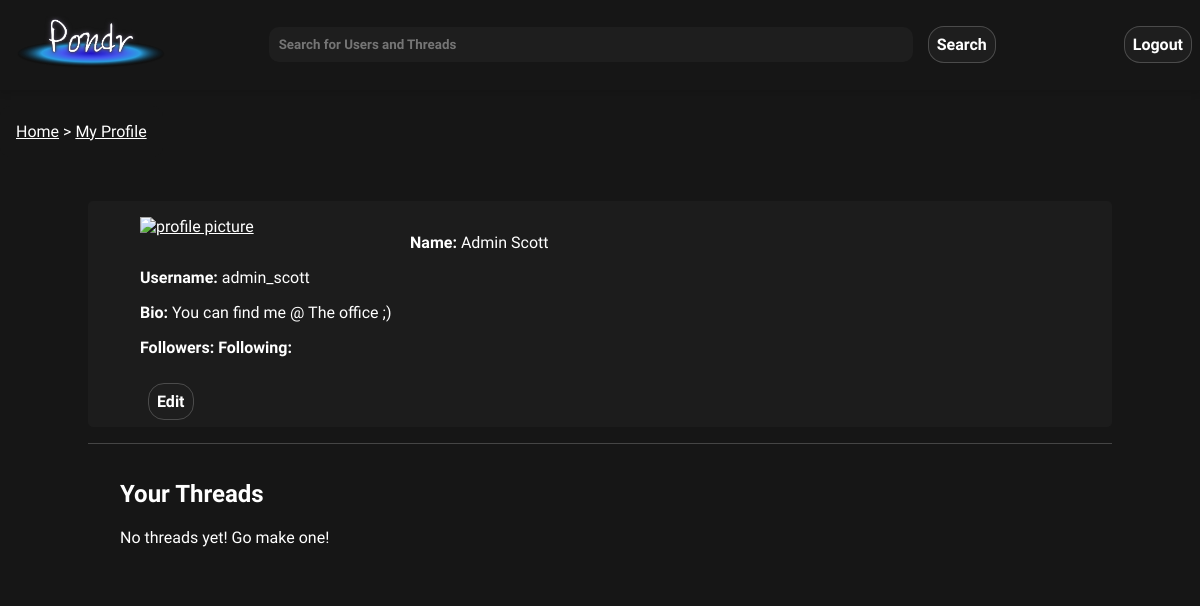
The page /pages/my_profile.php (signed in) on the database its author committed.
### tables this page shows
CREATE TABLE users (
    userId INT AUTO_INCREMENT,
    utype BIT(1) NOT NULL,  
    fName VARCHAR(255) NOT NULL,
    lName VARCHAR(255) NOT NULL,
    uName VARCHAR(255) NOT NULL UNIQUE,
    email VARCHAR(255) NOT NULL UNIQUE,
    pass VARCHAR(255) NOT NULL,
    bio VARCHAR(1000) NOT NULL,  
    pfp VARCHAR(255),
    recoveryKey VARCHAR(255) NOT NULL,
    PRIMARY KEY(userId)
);

### public/pages/my_profile.php (the view, shortened to what this page needs)
<!DOCTYPE html>
<html lang="en">
    <head>
        <link rel="stylesheet" href="../css/styles.css">
        <link rel="stylesheet" href="../css/profile.css">
    </head>
    <body>
        <?php require_once '../scripts/header.php';  ?>
        <?php require_once '../scripts/breadcrumbs.php'; ?>
        <main class="column-container margin-down">
            <section class="profile-container">
                <?php
                $sql = "SELECT fName,lName,uName,bio,pfp FROM users WHERE userId = ?";
                $prstmt = $conn->prepare($sql);
                $prstmt->bind_param("i", $uid);
                $prstmt->execute();
                $prstmt->bind_result($fName, $lName, $uName, $bio, $pfp);
                if ($prstmt->fetch()) {
                    echo " <div class=\"profile-img\">";
                    echo "<a href=\"$pfp\"><img src=\"$pfp\" alt=\"profile picture\"></a>";
                    echo "</div>";
                    echo "<div class=\"profile-text\">";
                    echo "<p><b>Name:</b> $fName $lName </p> ";
                    echo "<p><b>Username:</b> $uName </p>";
                    echo "<p> <b>Bio:</b> $bio </p>";
                    echo "<p><span><b>Followers:</b>    <b>Following:</b>  </span></p>";
                    echo "<br>";
                    echo "<a href=\"my_profile_edit.php\" class=\"link-button\">Edit</a>";
                    echo "</div>";
                } else {
                    echo "NO PROFILE INFO";
                }
                ?>
            </section>
            <section class="discussion-container">
                <h2>Your Threads</h2>
                <?php
                $sql1 = "SELECT p.postDate,p.title,p.text,p.img,u.uName,p.postId FROM posts p JOIN users u ON p.userId = u.userId WHERE p.userId=?";
                $prstmt = $conn->prepare($sql1);
                $prstmt->bind_param("i", $uid);
                $prstmt->execute();
                $prstmt->bind_result($postDate, $title, $text, $img, $uName,$pid);
                if ($prstmt->fetch()) {
                    echo "<div class=\"mini-thread\">";
                    echo "<article>";
                    echo "<a href=\"./thread.php?postId=$pid\"><h2> $title </h2></a>";
                    echo "<i>Posted by: $uName on <time> $postDate </time></i>";
                    echo "<p> $text </p>";
                    echo " </article>";
                    echo "<img src=\"$img \">";
                    echo "</div>";
                    echo "<div id=\"icon-buttons\"> <a href=\"../scripts/delete_my_posts.php?postId=$pid\" class=\"link-button\" id=\"delete-post-button\"><i class=\"fa-regular fa-trash-can\"></i></a></div>";
                    while ($prstmt->fetch()) {
                        echo "<div class=\"mini-thread\">";
                        echo "<article>";
                        echo "<a href=\"./thread.php?postId=$pid\"><h2> $title </h2></a>";
                        echo "<i>Posted by: $uName on <time> $postDate </time></i>";
                        echo "<p> $text </p>";
                        echo " </article>";
                        echo "<img src=\"$img \">";
                        echo "</div>";
                        echo "<div id=\"icon-buttons\"> <a href=\"../scripts/delete_my_posts.php?postId=$pid\" class=\"link-button\" id=\"delete-post-button\"><i class=\"fa-regular fa-trash-can\"></i></a></div>";
                    }
                } else {
                    echo "<p>No threads yet! Go make one!</p>";
                }
                ?>
            </section>
        </main>
    </body>
</html>

### public/css/styles.css (style rules this page uses)
:root { --background-color: #161616; --navbar-dark: linear-gradient(145deg, #0A0A0A, #161616); --button-border: rgba(255, 255, 255, 0.2); --text-color: #ffffff; --button-hover-bg: #2A2A2A; --input-background: #1E1E1E; --input-hover: rgba(255, 255, 255, 0.1); --highlight-color: #3A7FFB; --box-shadow: 0 4px 6px rgba(0, 0, 0, 0.1); --pondr-font: 'Quicksand', sans-serif; }
a { color: white; }
body { margin: 0; padding: 0; font-family: var(--pondr-font); background-color: var(--background-color); color:var(--text-color); transition: all 0.2s ease; }
input[type="text"], input[type="password"], input[type="email"], button, .link-button, .form-button, .form-container textarea, .form-container select { font-family: var(--pondr-font); background-color: var(--input-background); color: var(--text-color); border: 0.1em solid var(--button-border); border-radius: 1em; transition: all 0.3s ease-in; padding: 0.5em; text-decoration: none; margin: 0em 0.5em; font-weight:bold; outline: none; }
.margin-down { margin-top: 2vw; align-items:flex-start; margin-bottom: 5em; }
.column-container { display: flex; flex-direction: column; align-items: center; height: 94vh; }

### public/css/profile.css (style rules this page uses)
.profile-container { width: 80%; background: var(--dark-blue); border-radius:5px; padding: 1em 2em; background-color: #1c1c1c; }
.profile-text { margin-left:20px; }
.profile-img { float: left; margin-right: 20px; margin-left:20px; width: 250px; }
.profile-img img { width: 100%; }
.discussion-container { width: 80%; padding: 1em 2em; border-top: var(--button-border) solid 0.1em; margin-top: 1em; }

### rows shown on the page
users: fName "Admin", lName "Scott", uName "admin_scott", bio "You can find me @ The office ;)"

### other values the page prints
$title "Home"
$title "My Profile"
